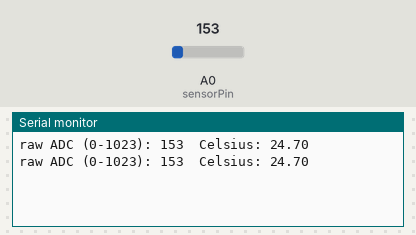
The sketch below on a simulated Arduino Uno, built with avr-gcc and run on an emulated ATmega328P. On the bench: the last lines printed to the serial monitor. Inputs (shaded band) come from the test bench; at power-on: A0 (sensorPin) = 153.

Above: at 1.3 s.
1.4 s: A0 (sensorPin) set to 165
At 1.9 s:
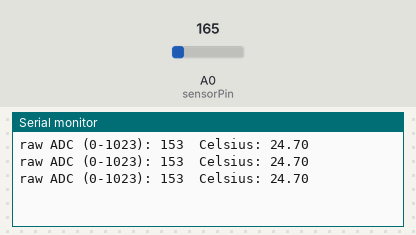
2.9 s: A0 (sensorPin) set to 175
At 3.4 s:
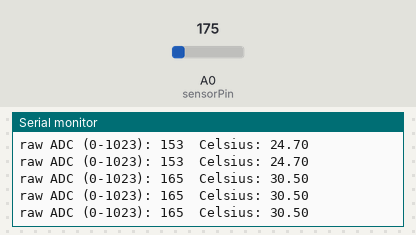
Timing chart, 0 to 5.9 s (numbered marks = the images above; inputs shaded):
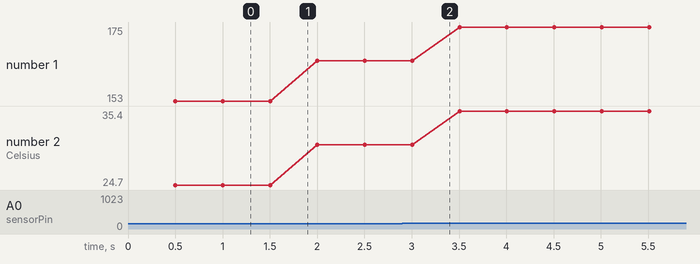

Measured:
- plotted number 1: 153 → 165 after the input at 1.4 s, 165 → 175 after the input at 2.9 s
- plotted number 2: 24.7 → 30.5 after the input at 1.4 s, 30.5 → 35.4 after the input at 2.9 s

The sketch:

TMP36Test.ino
```cpp
// Purpose: To monitor a TMP36 voltage-varying device on an analog input pin
// Link:    http://mail.rsgc.on.ca/~cdarcy/Datasheets/TMP35_36_37.pdf
// Author:  Prepared for TEI3M
// Date:    2016 10 13

uint8_t sensorPin = A0;   // use the first analog input pin, why not?
float vRef = 5.0;         // define the voltage reference (2.7V <-> 5.0V)
uint16_t rawADC;          // the raw 10-bit ADC reading
float tempC;              // the temperature in degrees Celsius

/* one-time prep */
void setup() {
  pinMode(sensorPin, INPUT);  // will be reading an analog voltage
  Serial.begin(9600);         // establish the baud rate for communication
}

void loop() {
  // Obtain (and display) a stream of results...
  rawADC = analogRead(sensorPin);
  delayMicroseconds(13);
  // reading > mV > #degC > offset...
  tempC = map(rawADC, 0, 1024, 0, vRef * 1000) / 10.0 - 50.0;
  delay(500);
  // Publish results
  Serial.print("raw ADC (0-1023): "+String(rawADC));
  Serial.println("\tCelsius: "+String(tempC));
}
```
